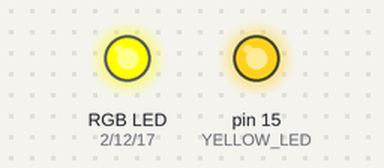
Simulated run of this sketch. Board: Arduino Uno, built with avr-gcc and run on an emulated ATmega328P. On the bench: an RGB LED mixed from three pins (HIGH = lit), output pins drawn as LEDs (lit = HIGH).

Above: at 0.2 s.
At 1.7 s:
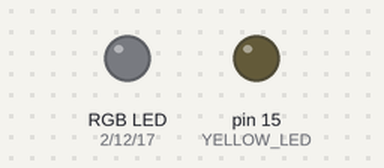
Timing chart, 0 to 3.0 s (numbered marks = the images above):
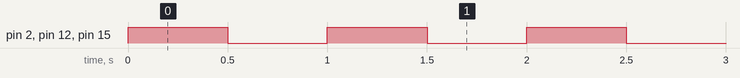

The sketch:

rgb_blink.ino
```cpp
#define BLUE_LED 17
#define RED_LED 2
#define YELLOW_LED 15
#define GREEN_LED 12


void setup() {
    pinMode(BLUE_LED, OUTPUT);
    pinMode(RED_LED, OUTPUT);
    pinMode(YELLOW_LED, OUTPUT);
    pinMode(GREEN_LED, OUTPUT);
}

void loop() {
    digitalWrite(RED_LED, HIGH);
    digitalWrite(YELLOW_LED, HIGH);
    digitalWrite(GREEN_LED, HIGH);
    delay(500);
    digitalWrite(RED_LED, LOW);
    digitalWrite(YELLOW_LED, LOW);
    digitalWrite(GREEN_LED, LOW);
    delay(500);
}
```

Measured:
- by itself, pin 2 (RED_LED), pin 12 (GREEN_LED), pin 15 (YELLOW_LED): alternates HIGH for 0.50 s and LOW for 0.50 s
